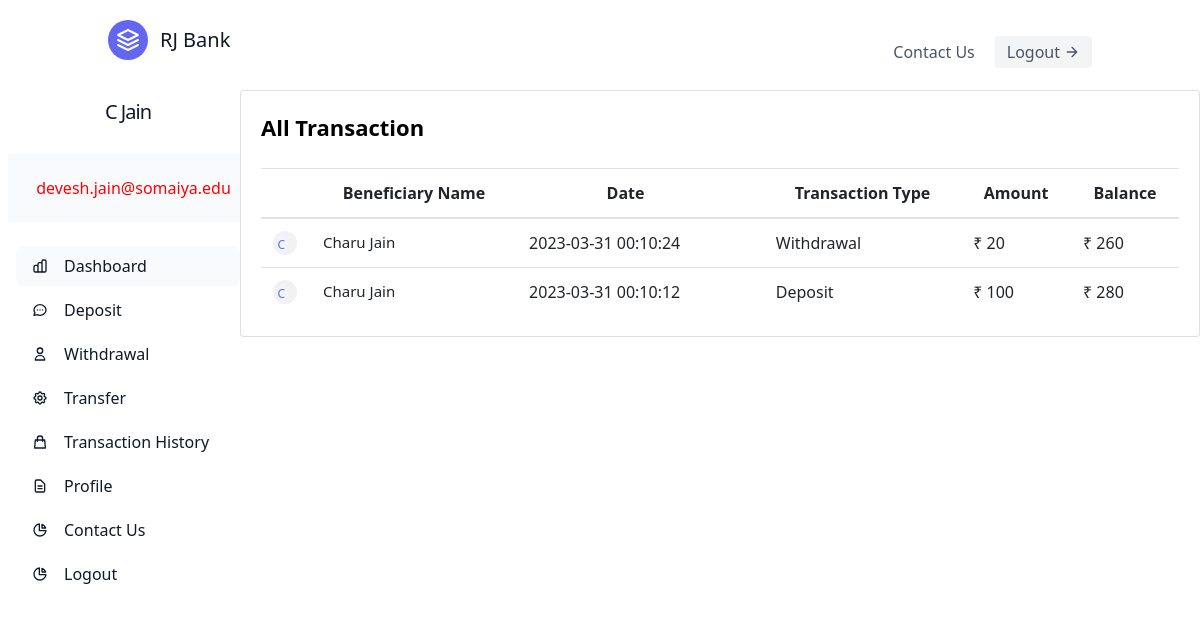
Screenshot of /Transaction.php (signed in) with the database file from the repository.
### tables this page shows
CREATE TABLE `user_db` (
  `ID` int(11) NOT NULL,
  `Name` varchar(50) NOT NULL,
  `Email` varchar(50) NOT NULL,
  `Phone` varchar(50) NOT NULL,
  `Password` varchar(50) NOT NULL,
  `Type` varchar(50) NOT NULL,
  `Time` datetime NOT NULL DEFAULT current_timestamp()
);

CREATE TABLE `transaction` (
  `ID` int(11) NOT NULL,
  `Name` varchar(50) NOT NULL,
  `Date` datetime NOT NULL,
  `Type` varchar(50) NOT NULL,
  `Amount` int(11) NOT NULL,
  `Balance` int(11) NOT NULL
);

### Transaction.php (the view, shortened to what this page needs)
<?php
include('config.php');
?>
 <!DOCTYPE html>
 <html>
 <head>
            <link href="assets/css/bootstrap.min.css" rel="stylesheet" type="text/css" />
 </head>
 <body>
 <?php include('master.php') ?>
<div class="row">
                            <div class="col-lg-12">
                                <div class="card">
                                    <div class="card-body">
                                        <h4 class="header-title mb-4">All Transaction</h4>
                                        <div class="table-responsive">
                                            <table class="table table-centered table-nowrap mb-0">
                                                <thead>
                                                    <tr>
                                                        <th scope="col" style="width: 50px;"><br></th>
                                                        <th scope="col">Beneficiary Name</th>
                                                        <th scope="col">Date</th>
                                                        <th scope="col"><br></th>
                                                        <th scope="col">Transaction Type<br></th>
                                                        <th scope="col">Amount</th>
                                                        <th scope="col">Balance<br></th>
                                                    </tr>
                                                </thead>
                                                <tbody>
                                                <?php
                                                    $query_for_transactions = "SELECT * FROM transaction WHERE ID='$ID' ORDER BY Date DESC";
                                                    $transaction_result = mysqli_query($conn,$query_for_transactions);
                                                    while($row = mysqli_fetch_array($transaction_result)) {
                                                        $to_ID = $row['Date'];
                                                        $query_for_ben_name = "SELECT Name FROM transaction WHERE Date='$to_ID';";
                                                        $result_ben_name = mysqli_query($conn, $query_for_ben_name);
                                                        $ben_name = mysqli_fetch_array($result_ben_name)[0];
                                                       echo
                                                       '<tr>
                                                            <td>
                                                                <div class="avatar-xs">
                                                                    <span class="avatar-title rounded-circle bg-soft-primary text-primary">
                                                                        '.$ben_name[0].'
                                                                    </span>&nbsp;
                                                                </div>
                                                            </td>
                                                            <td>
                                                                <h3 class="font-size-15 mb-0">'.$ben_name.' </h3>
                                                            </td>
                                                            <td>'.$row["Date"].'</td>
                                                            <td><br></td>
                                                            <td>'.$row["Type"].'</td>
                                                            <td>&#x20b9; '.$row["Amount"].'</td>
                                                            <td>&#x20b9; '.$row["Balance"].'<br></td>
                                                    </tr>';
                                                   }
                                                ?>
                                                </tbody>
                                            </table>
                                        </div>
                                    </div>
                                </div>
                            </div>
                        </div>
    </body>
    </html>

### master.php (shortened to what this page needs)
<?php
include('config.php');
$ID=$_SESSION['ID'];
$sql="SELECT * from user_db where ID='$ID'";
$result=mysqli_query($conn,$sql);
$present=mysqli_num_rows($result);
$row=mysqli_fetch_array($result);
if($present>0){
$Name=$row['Name'];
$Email=$row['Email'];
}
?>
<!DOCTYPE html>
<html>
<head>
	<script src="https://cdn.tailwindcss.com"></script>
</head>
<body>
<div class="panel">
	<div class="head">
		<header class="text-gray-600 body-font">
  <div class="container mx-auto flex flex-wrap p-5 flex-col md:flex-row items-center">
    <a class="flex title-font font-medium items-center text-gray-900 mb-4 md:mb-0">
      <svg xmlns="http://www.w3.org/2000/svg" fill="none" stroke="currentColor" stroke-linecap="round" stroke-linejoin="round" stroke-width="2" class="w-10 h-10 text-white p-2 bg-indigo-500 rounded-full" viewBox="0 0 24 24">
        <path d="M12 2L2 7l10 5 10-5-10-5zM2 17l10 5 10-5M2 12l10 5 10-5"></path>
      </svg>
      <span class="ml-3 text-xl">RJ Bank</span>
    </a>
    <nav class="md:ml-auto flex flex-wrap items-center text-base justify-center">
      <a class="mr-5 hover:text-gray-900" href="contact.php">Contact Us</a>
    </nav>
    <a href="logout.php">
    <button class="inline-flex items-center bg-gray-100 border-0 py-1 px-3 focus:outline-none hover:bg-gray-200 rounded text-base mt-4 md:mt-0">Logout
      <svg fill="none" stroke="currentColor" stroke-linecap="round" stroke-linejoin="round" stroke-width="2" class="w-4 h-4 ml-1" viewBox="0 0 24 24">
        <path d="M5 12h14M12 5l7 7-7 7"></path>
      </svg>
    </button></a>
  </div>
</header>
	</div>
<div class="side">
	<div class="flex overflow-hidden bg-white rounded-lg">
    <div class="hidden md:flex md:flex-shrink-0">
        <div class="flex flex-col w-64">
                <div class="flex flex-col items-center flex-shrink-0 px-2">
                    <a href="#" class="px-8 text-left focus:outline-none">
                        <h2 class="block p-2 text-xl font-medium tracking-tighter text-gray-900 transition duration-500 ease-in-out transform cursor-pointer hover:text-gray-900"><?php echo $Name ?></h2>
                    </a>
                                <div class="flex flex-col flex-grow pt-5 overflow-y-auto bg-white border-r border-gray-50">
                <div class="flex flex-col items-center flex-shrink-0 px-2">
                <div class="flex flex-shrink-0 p-4 px-4 bg-gray-50">
                    <a href="#" class="flex-shrink-0 block w-full group">
                        <div class="flex items-center">
                            <div class="ml-3">
                                <p class="text-sm font-medium text-gray-900"><h2><?php echo $Email ?></h2></p>
                            </div>
                        </div>
                    </a>
                </div>
            </div>
        </div>
                </div>
                <div class="flex flex-col flex-grow px-4 mt-5">
                    <nav class="flex-1 space-y-1 bg-white">
                        <ul>
                            <li>
                                <a class="inline-flex items-center w-full px-4 py-2 mt-1 text-base text-gray-900 transition duration-500 ease-in-out transform rounded-lg bg-gray-50 focus:shadow-outline" white="" 70="" href="Dashboard.php">
                                    <span class="ml-4">Dashboard</span>
                                </a>
                            </li>
                            <li>
                                <a class="inline-flex items-center w-full px-4 py-2 mt-1 text-base text-gray-900 transition duration-500 ease-in-out transform rounded-lg focus:shadow-outline hover:bg-gray-50" href="Deposit.php">
                                    <span class="ml-4">Deposit</span>
                                </a>
                            </li>
                            <li>
                                <a class="inline-flex items-center w-full px-4 py-2 mt-1 text-base text-gray-900 transition duration-500 ease-in-out transform rounded-lg focus:shadow-outline hover:bg-gray-50" href="Withdrawal.php">
                                    <svg xmlns="http://www.w3.org/2000/svg" class="w-4 h-4" fill="none" viewBox="0 0 24 24" stroke="currentColor">
                                        <path stroke-linecap="round" stroke-linejoin="round" stroke-width="2" d="M16 7a4 4 0 11-8 0 4 4 0 018 0zM12 14a7 7 0 00-7 7h14a7 7 0 00-7-7z"></path>
                                    </svg>
                                    <span class="ml-4">Withdrawal</span>
                                </a>
                            </li>
                            <li>
                                <a class="inline-flex items-center w-full px-4 py-2 mt-1 text-base text-gray-900 transition duration-500 ease-in-out transform rounded-lg focus:shadow-outline hover:bg-gray-50" href="Transfer.php">
                                    <span class="ml-4">Transfer</span></a>
                            </li>
                            <li>
                                <a class="inline-flex items-center w-full px-4 py-2 mt-1 text-base text-gray-900 transition duration-500 ease-in-out transform rounded-lg focus:shadow-outline hover:bg-gray-50" white="" 70="" href="Transaction.php">
                                    <svg xmlns="http://www.w3.org/2000/svg" class="w-4 h-4" fill="none" viewBox="0 0 24 24" stroke="currentColor">
                                        <path stroke-linecap="round" stroke-linejoin="round" stroke-width="2" d="M16 11V7a4 4 0 00-8 0v4M5 9h14l1 12H4L5 9z"></path>
                                    </svg>
                                    <span class="ml-4">Transaction History</span>
                                </a>
                            </li>
                            <li>
                                <a class="inline-flex items-center w-full px-4 py-2 mt-1 text-base text-gray-900 transition duration-500 ease-in-out transform rounded-lg focus:shadow-outline hover:bg-gray-50" white="" 70="" href="profile.php">
                                    <svg xmlns="http://www.w3.org/2000/svg" class="w-4 h-4" fill="none" viewBox="0 0 24 24" stroke="currentColor">
                                        <path stroke-linecap="round" stroke-linejoin="round" stroke-width="2" d="M9 12h6m-6 4h6m2 5H7a2 2 0 01-2-2V5a2 2 0 012-2h5.586a1 1 0 01.707.293l5.414 5.414a1 1 0 01.293.707V19a2 2 0 01-2 2z"></path>
                                    </svg>
                                    <span class="ml-4"> Profile</span>
                                </a>
                            </li>
                            <li>
                                <a class="inline-flex items-center w-full px-4 py-2 mt-1 text-base text-gray-900 transition duration-500 ease-in-out transform rounded-lg focus:shadow-outline hover:bg-gray-50" white="" 70="" href="contact.php">
                                    <span class="ml-4"> Contact Us</span>
                                </a>
                            </li>
                            <li>
                                <a class="inline-flex items-center w-full px-4 py-2 mt-1 text-base text-gray-900 transition duration-500 ease-in-out transform rounded-lg focus:shadow-outline hover:bg-gray-50" white="" 70="" href="Logout.php">
                                    <span class="ml-4"> Logout</span>
                                </a>
                            </li>
                        </ul>
                    </nav>
                </div>
        </div>
    </div>
</div>
</div>
<div class="cont">

### Transaction.php (style rules this page uses)
h2 { color: red; text-align: center; }

### master.php (style rules this page uses)
.panel { width: 100%; height: 900px; }
.head { height: 10%; width: 100%; background: white; }
.side { width: 20%; height: auto; background: white ; float: left; }
.cont { float: right; width: 80%; height: auto; }

### rows the page displays
user_db: Name "C Jain", Email "devesh.jain@somaiya.edu"
transaction: ben_name "C", ben_name "Charu Jain", Date "2023-03-31 00:10:24", Type "Withdrawal", Amount "20", Balance "260"
transaction: ben_name "C", ben_name "Charu Jain", Date "2023-03-31 00:10:12", Type "Deposit", Amount "100", Balance "280"
